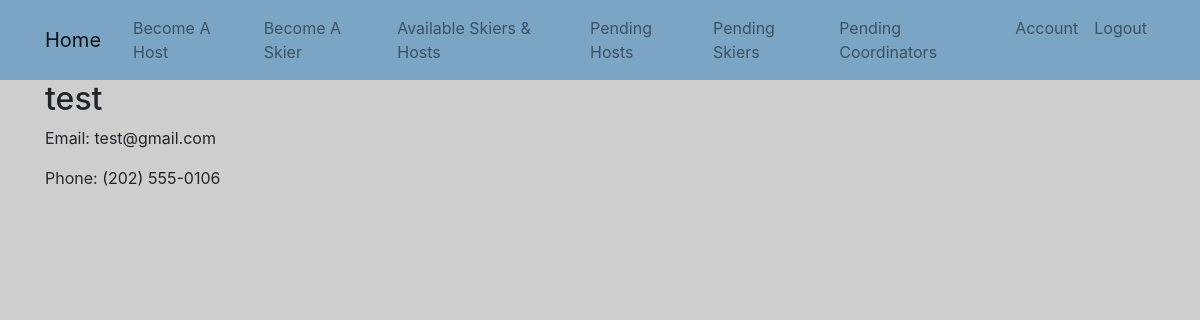
The page /coordinator/1/ (signed in) on the database its author committed.
### account/models.py (models this page shows, shortened)
class Account(AbstractBaseUser):
    email        = models.EmailField(unique=True)
    username     = models.CharField(max_length=30, unique=True)
    date_joined  = models.DateTimeField(verbose_name='date joined', auto_now_add=True)
    last_login   = models.DateTimeField(verbose_name='last login', auto_now_add=True)
    is_admin     = models.BooleanField(default=False)
    is_active    = models.BooleanField(default=True)
    is_staff     = models.BooleanField(default=False)
    is_superuser = models.BooleanField(default=False)
    first_name = models.CharField(max_length=100)
    last_name = models.CharField(max_length=100)
    phone_number = PhoneNumberField(verbose_name="Phone Number", null=False)
    approved = models.BooleanField(default=False)
    USERNAME_FIELD = 'email'
    REQUIRED_FIELDS = ['username']
    objects = MyAccountManager()

### account/views.py (the view)
# urls.py: path('coordinator/<int:pk>/', account_views.AccountDetailView.as_view(), name="coordinator-detail"),
class AccountDetailView(DetailView):
    model = Account
    def dispatch(self, request, *args, **kwargs):
        authenticated = False
        if request.user.is_authenticated:
            authenticated = True
            if request.user.approved:
                return super().dispatch(request, *args, **kwargs)
        if authenticated:
            messages.error(request, f"{request.user.username}, your account is not approved!")
        else:
            messages.error(request, "Your are not signed in!")
        return redirect('home')

### account/templates/account/account_detail.html (shortened to what this page needs)
{% extends "base.html" %}
{% block content %}
  <article class="media content-section">
    <div class="media-body">
      <h2 class="article-content">{{ object.username }}</h2>
      <p class="article-content">Email: {{ object.email }}</p>
      <p class="article-content">Phone: {{ object.phone_number }}</p>
    </div>
  </article>
{% endblock content %}

### rows shown on the page
Account: username "test", email "test@gmail.com", phone_number "(202) 555-0106"
